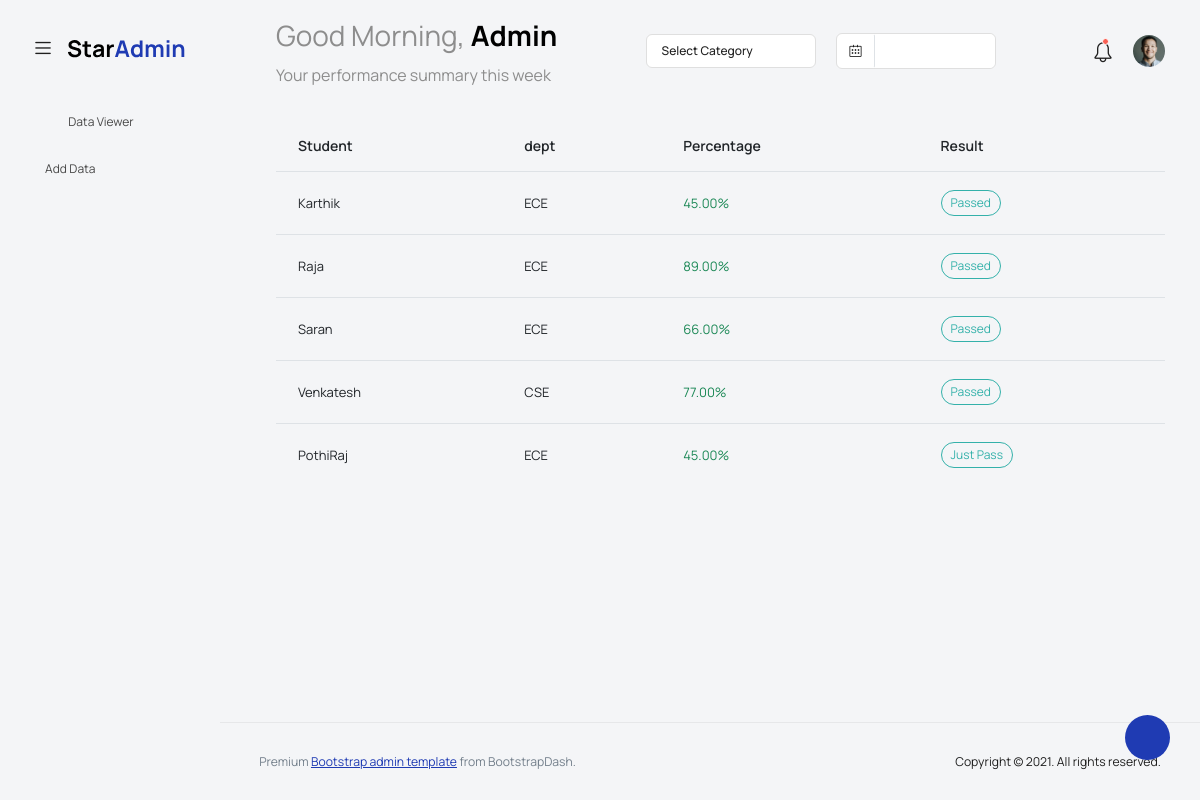
The app's page /Before-Sec-Tokens/datasheets.php (signed in) with its own data.
### tables this page shows
CREATE TABLE `users` (
  `userid` int(50) NOT NULL,
  `username` varchar(255) NOT NULL,
  `usermail` varchar(255) NOT NULL,
  `password` varchar(255) NOT NULL,
  `role` varchar(255) NOT NULL
);

CREATE TABLE `datalist` (
  `id` int(11) NOT NULL,
  `studname` varchar(255) NOT NULL,
  `studdept` varchar(255) NOT NULL,
  `studper` int(200) NOT NULL,
  `studres` varchar(255) NOT NULL,
  `m1` int(255) NOT NULL,
  `m2` int(255) NOT NULL,
  `avg` int(255) NOT NULL,
  `modby` varchar(255) NOT NULL,
  `modtime` datetime NOT NULL
);

### Before-Sec-Tokens/datasheets.php (the view, shortened to what this page needs)
<!DOCTYPE html>
<html lang="en">
<head>
    <link rel="stylesheet" href="vendors/feather/feather.css">
    <link rel="stylesheet" href="vendors/mdi/css/materialdesignicons.min.css">
    <link rel="stylesheet" href="vendors/ti-icons/css/themify-icons.css">
    <link rel="stylesheet" href="vendors/typicons/typicons.css">
    <link rel="stylesheet" href="vendors/simple-line-icons/css/simple-line-icons.css">
    <link rel="stylesheet" href="vendors/css/vendor.bundle.base.css">
    <link rel="stylesheet" href="vendors/datatables.net-bs4/dataTables.bootstrap4.css">
    <link rel="stylesheet" href="js/select.dataTables.min.css">
    <link rel="stylesheet" href="css/vertical-layout-light/style.css">
</head>
<body>
    <?php
    include './_includes/_db.php';
    $user_id = $_SESSION['userid'];
    $select_data_query = "SELECT * FROM `users` WHERE userid=" . $user_id;
    $select_data_result = mysqli_query($connection, $select_data_query);
    while ($userrow = mysqli_fetch_assoc($select_data_result)) {
        $username = $userrow["username"];
        $staffrole = $userrow["role"];
    }
    if ($staffrole == "admin") {
        $Selcet_Data = "SELECT * FROM `datalist` ; ";
        $Selcet_Result = mysqli_query($connection, $Selcet_Data);
    } else {
        $Selcet_Data = "SELECT * FROM `datalist` WHERE `studdept`='$staffrole'; ";
        $Selcet_Result = mysqli_query($connection, $Selcet_Data);
    }
    ?>
    <div class="container-scroller">
        <nav class="navbar default-layout col-lg-12 col-12 p-0 fixed-top d-flex align-items-top flex-row">
            <div class="text-center navbar-brand-wrapper d-flex align-items-center justify-content-start">
                <div class="me-3">
                    <button class="navbar-toggler navbar-toggler align-self-center" type="button" data-bs-toggle="minimize">
                        <span class="icon-menu"></span>
                    </button>
                </div>
                <div>
                    <a class="navbar-brand brand-logo" href="index.html">
                        <img src="images/logo.svg" alt="logo" />
                    </a>
                </div>
            </div>
            <div class="navbar-menu-wrapper d-flex align-items-top">
                <ul class="navbar-nav">
                    <li class="nav-item font-weight-semibold d-none d-lg-block ms-0">
                        <h1 class="welcome-text">Good Morning, <span class="text-black fw-bold"><?php echo "$username"; ?></span></h1>
                        <h3 class="welcome-sub-text">Your performance summary this week </h3>
                    </li>
                </ul>
                <ul class="navbar-nav ms-auto">
                    <li class="nav-item dropdown d-none d-lg-block">
                        <a class="nav-link dropdown-bordered dropdown-toggle dropdown-toggle-split" id="messageDropdown" href="#" data-bs-toggle="dropdown" aria-expanded="false"> Select Category </a>
                    </li>
                    <li class="nav-item d-none d-lg-block">
                        <div id="datepicker-popup" class="input-group date datepicker navbar-date-picker">
                            <span class="input-group-addon input-group-prepend border-right">
                                <span class="icon-calendar input-group-text calendar-icon"></span>
                            </span>
                            <input type="text" class="form-control">
                        </div>
                    </li>
                    <li class="nav-item">
                        <form class="search-form" action="#">
                            <i class="icon-search"></i>
                            <input type="search" class="form-control" placeholder="Search Here" title="Search here">
                        </form>
                    </li>
                    <li class="nav-item dropdown">
                        <a class="nav-link count-indicator" id="notificationDropdown" href="#" data-bs-toggle="dropdown">
                            <i class="icon-mail icon-lg"></i>
                        </a>
                    </li>
                    <li class="nav-item dropdown">
                        <a class="nav-link count-indicator" id="countDropdown" href="#" data-bs-toggle="dropdown" aria-expanded="false">
                            <i class="icon-bell"></i>
                            <span class="count"></span>
                        </a>
                    </li>
                    <li class="nav-item dropdown d-none d-lg-block user-dropdown">
                        <a class="nav-link" id="UserDropdown" href="#" data-bs-toggle="dropdown" aria-expanded="false">
                            <img class="img-xs rounded-circle" src="images/faces/face8.jpg" alt="Profile image"> </a>
                    </li>
                </ul>
            </div>
        </nav>
        <div class="container-fluid page-body-wrapper">
            <div class="theme-setting-wrapper">
                <div id="settings-trigger"><i class="ti-settings"></i></div>
            </div>
            <nav class="sidebar sidebar-offcanvas" id="sidebar">
                <ul class="nav">
                    <li class="nav-item">
                        <a class="nav-link" href="./datasheets.php">
                            <i class="mdi mdi-grid-large menu-icon"></i>
                            <span class="menu-title">Data Viewer</span>
                        </a>
                    </li>
                <?php
                if($staffrole=='admin'){
                    echo '
                    <li class="nav-item">
            <a class="nav-link" href="./adddata/index.php">
              <i class=" mdi mdi-database-plus"></i>
              <span class="menu-title"> Add Data</span>
            </a>
          </li>
                    ';
                }
                ?>
                </ul>
            </nav>
            <div class="main-panel">
                <div class="content-wrapper">
                    <div class="table-responsive">
                        <table class="table table-hover">
                            <thead>
                                <tr>
                                    <th>Student</th>
                                    <th>dept</th>
                                    <th>Percentage</th>
                                    <th>Result</th>
                                </tr>
                            </thead>
                            <tbody>
                                <?php
                                while ($datarow = mysqli_fetch_assoc($Selcet_Result)) {
                                    $stuid = $datarow['id'];
                                    $stuname = $datarow['studname'];
                                    $studept = $datarow['studdept'];
                                    $stuper = $datarow['studper'];
                                    $stures = $datarow['studres'];
                                    echo '
                                    <tr class="clickable-row" data-href="./detaildata.php?stuid=' . $stuid . '">
                                    <td>' . $stuname . '</td>
                                    <td>' . $studept . '</td>
                                    <td class="text-success">' . $stuper . '.00% <i class="ti-arrow-up"></i></td>
                                    <td><label class="badge badge-success">' . $stures . '</label></td>
                                </tr> ';
                                }
                                ?>
                            </tbody>
                        </table>
                    </div>
                </div>
                <footer class="footer">
                    <div class="d-sm-flex justify-content-center justify-content-sm-between">
                        <span class="text-muted text-center text-sm-left d-block d-sm-inline-block">Premium <a href="https://www.bootstrapdash.com/" target="_blank">Bootstrap admin template</a> from BootstrapDash.</span>
                        <span class="float-none float-sm-right d-block mt-1 mt-sm-0 text-center">Copyright © 2021. All rights reserved.</span>
                    </div>
                </footer>
            </div>
        </div>
    </div>
</body>
</html>

### records on screen
users: username "Admin"
datalist: studname "Karthik", studdept "ECE", studper "45", studres "Passed"
datalist: studname "Raja", studdept "ECE", studper "89", studres "Passed"
datalist: studname "Saran", studdept "ECE", studper "66", studres "Passed"
datalist: studname "Venkatesh", studdept "CSE", studper "77", studres "Passed"
datalist: studname "PothiRaj", studdept "ECE", studper "45", studres "Just Pass"
